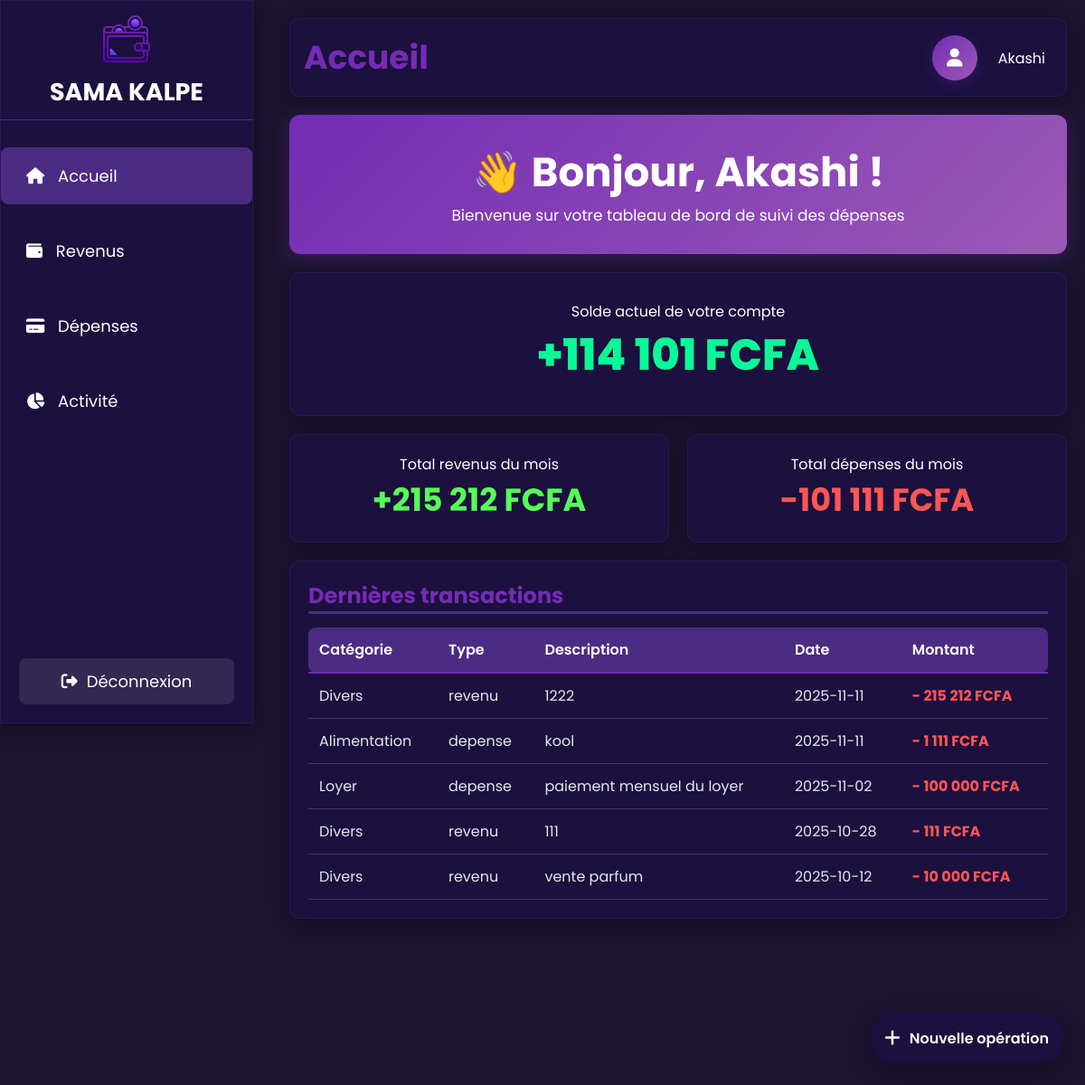
Screenshot of /accueil.php (signed in) with the database file from the repository.
### tables this page shows
CREATE TABLE IF NOT EXISTS `utilisateur` (
  `ID_UTILISATEUR` int NOT NULL AUTO_INCREMENT,
  `ID_ROLE` int NOT NULL,
  `NOM_UTILISATEUR` varchar(255) DEFAULT NULL,
  `PRENOM` varchar(255) DEFAULT NULL,
  `EMAIL` varchar(255) DEFAULT NULL,
  `MOT_DE_PASSE` varchar(255) DEFAULT NULL,
  `CODE` int DEFAULT NULL,
  `FLAG_RENITIALISATION` tinyint DEFAULT NULL,
  PRIMARY KEY (`ID_UTILISATEUR`),
  KEY `ID_ROLE` (`ID_ROLE`)
);

CREATE TABLE IF NOT EXISTS `operation` (
  `ID_OPERATIONS_` int UNSIGNED NOT NULL AUTO_INCREMENT,
  `ID_UTILISATEUR` int NOT NULL,
  `ID_CATEGORIE` int NOT NULL,
  `MONTANT` int DEFAULT NULL,
  `DATE_OPERATION` date DEFAULT NULL,
  `DESCRIPTION` varchar(255) DEFAULT NULL,
  PRIMARY KEY (`ID_OPERATIONS_`),
  KEY `FK_OPERATIO_APPARTENI_CATEGORI` (`ID_CATEGORIE`),
  KEY `FK_OPERATIO_EFFECTUER_UTILISAT` (`ID_UTILISATEUR`)
);

CREATE TABLE IF NOT EXISTS `categorie` (
  `ID_CATEGORIE` int NOT NULL AUTO_INCREMENT,
  `ID_TYPE` int NOT NULL,
  `NOM_CATEGORIE` varchar(255) DEFAULT NULL,
  PRIMARY KEY (`ID_CATEGORIE`),
  KEY `ID_TYPE` (`ID_TYPE`)
);

CREATE TABLE IF NOT EXISTS `type` (
  `ID_TYPE` int NOT NULL AUTO_INCREMENT,
  `NOM_TYPE` varchar(255) NOT NULL,
  PRIMARY KEY (`ID_TYPE`)
);

### accueil.php (the view, shortened to what this page needs)
<?php
require_once 'config/config.php';
$userId = $_SESSION['id'];
$stmt = $mysqlClient->prepare("SELECT NOM_UTILISATEUR, PRENOM FROM utilisateur WHERE ID_UTILISATEUR = ?");
$stmt->execute([$userId]);
$user = $stmt->fetch();
$stmt = $mysqlClient->prepare("SELECT SUM(o.MONTANT) as total FROM operation o, categorie c, type t WHERE o.ID_CATEGORIE = c.ID_CATEGORIE AND c.ID_TYPE = t.ID_TYPE AND t.NOM_TYPE = 'Revenu' AND o.ID_UTILISATEUR = ? AND MONTH(o.DATE_OPERATION) = MONTH(CURRENT_DATE()) AND YEAR(o.DATE_OPERATION) = YEAR(CURRENT_DATE())");
$stmt->execute([$userId]);
$revenus = $stmt->fetch();
$stmt = $mysqlClient->prepare("SELECT SUM(o.MONTANT) as total FROM operation o, categorie c, type t WHERE o.ID_CATEGORIE = c.ID_CATEGORIE AND c.ID_TYPE = t.ID_TYPE AND t.NOM_TYPE = 'Depense' AND o.ID_UTILISATEUR = ? AND MONTH(o.DATE_OPERATION) = MONTH(CURRENT_DATE()) AND YEAR(o.DATE_OPERATION) = YEAR(CURRENT_DATE())");
$stmt->execute([$userId]);
$depenses = $stmt->fetch();
$stmt = $mysqlClient->prepare("SELECT c.NOM_CATEGORIE, t.NOM_TYPE, o.DESCRIPTION, o.DATE_OPERATION, o.MONTANT FROM operation o, categorie c, type t WHERE o.ID_CATEGORIE = c.ID_CATEGORIE AND c.ID_TYPE = t.ID_TYPE AND o.ID_UTILISATEUR = ? ORDER BY o.DATE_OPERATION DESC LIMIT 5");
$stmt->execute([$userId]);
$transactions = $stmt->fetchAll();
$totalRevenus = (float)($revenus['total'] );
$totalDepenses = (float)($depenses['total'] );
$soldeActuel = $totalRevenus - $totalDepenses;
?>
<!DOCTYPE html>
<html lang="fr">
<head>
  <link rel="stylesheet" href="https://cdnjs.cloudflare.com/ajax/libs/font-awesome/6.6.0/css/all.min.css">
  <link rel="stylesheet" href="CSS/accueil.css">
  <link rel="stylesheet" href="CSS/dropdown.css">
  <link rel="stylesheet" href="CSS/sidebar.css">
</head>
<body>
  <div class="container">
    <aside class="sidebar">
        <div class="titre">
      <a href="accueil.php"><img src="icone/logo.png" alt="logo" class="logo" style="cursor: pointer;"></a>
      <h1>SAMA KALPE</h1>
      </div>
      <ul>
        <li class="active"><i class="fa-solid fa-house"></i> Accueil</li>
        <li><a href="revenus.php" style="text-decoration: none;color:white"><i class="fa-solid fa-wallet"></i> Revenus</a></li>
        <li><a href="depenses.php" style="text-decoration: none;color:white"><i class="fa-solid fa-credit-card"></i> Dépenses</a></li>
        <li><a href="activite.php" style="text-decoration: none;color:white"><i class="fa-solid fa-chart-pie"></i> Activité</a></li>
      </ul>
      <div class="sidebar-footer">
        <a href="deconnexion.php" class="logout-sidebar">
          <i class="fa-solid fa-sign-out-alt"></i> Déconnexion
        </a>
      </div>
    </aside>
    <main class="main">
      <header class="header"><h1>Accueil</h1>
        <div class="user-profile">
          <a href="profil.php" class="profile-btn">
            <i class="fa-solid fa-user"></i>
          </a>
          <div class="user-dropdown">
            <span class="user-name" onclick="toggleDropdown()"><?php echo $user['NOM_UTILISATEUR']; ?></span>
          </div>
        </div>
    </header>
      <section class="introduction">
         <h1> 👋 Bonjour, <?php echo $user['NOM_UTILISATEUR']; ?> !</h1>
        <p>Bienvenue sur votre tableau de bord de suivi des dépenses</p>
      </section>
      <section class="solde">
        Solde actuel de votre compte<br>
        <span class="solde-valeur <?php echo $soldeActuel >= 0 ? 'positif' : 'negatif'; ?>">
          <?php echo $soldeActuel >= 0 ? '+' : ''; ?><?php echo number_format($soldeActuel, 0, ',', ' '); ?> FCFA
        </span>
      </section>
      <section class="stats1">Total revenus du mois<br><span><?php echo ($revenus['total'] ?? 0) > 0 ? '+' : ''; ?><?php echo number_format(($revenus['total'] ?? 0), 0, ',', ' '); ?> FCFA</span></section>
      <section class="stats2">Total dépenses du mois<br><span><?php echo ($depenses['total'] ?? 0) > 0 ? '-' : ''; ?><?php echo number_format(($depenses['total'] ?? 0), 0, ',', ' '); ?> FCFA</span></section>
      <section class="transactions">
        <h2>Dernières transactions</h2>
        <table class="transaction">
          <thead>
            <tr>
              <th>Catégorie</th>
              <th>Type</th>
              <th>Description</th>
              <th>Date</th>
              <th>Montant</th>
            </tr>
          </thead>
          <tbody>
            <?php
            foreach ($transactions as $transaction) {
            ?>
            <tr>
              <td><?php echo $transaction['NOM_CATEGORIE']; ?></td>
              <td><?php echo $transaction['NOM_TYPE']; ?></td>
              <td><?php echo htmlspecialchars($transaction['DESCRIPTION'] ?? ''); ?></td>
              <td><?php echo $transaction['DATE_OPERATION']; ?></td>
              <td class="montant <?php echo $transaction['NOM_TYPE'] == 'Revenu' ? 'positif' : 'negatif'; ?>">
                <?php if ($transaction['NOM_TYPE'] == 'Revenu') echo '+'; else echo '-'; ?>
                <?php echo number_format($transaction['MONTANT'], 0, ',', ' '); ?> FCFA
              </td>
            </tr>
            <?php } ?>
          </tbody>
        </table>
      </section>
    </main>
  </div>
  <a href="ajout_operation.php" title="Ajouter une opération" aria-label="Ajouter une opération"
     style="position:fixed;right:24px;bottom:24px;background-color:#1B103E;color:#fff;height:56px;padding:0 16px;border-radius:9999px;display:flex;align-items:center;justify-content:center;gap:10px;text-decoration:none;box-shadow:0 8px 24px rgba(0,0,0,0.25);z-index:1000;">
    <i class="fa-solid fa-plus" style="font-size:20px;"></i>
    <span style="font-weight:600;">Nouvelle opération</span>
  </a>
</body>
</html>

### CSS/accueil.css (style rules this page uses)
* { margin: 0; padding: 0; box-sizing: border-box; font-family: 'Poppins', sans-serif; }
body { background-color: #1C1430; color: white; height: 150vh; }
.container { display: grid; grid-template-columns: 300px 1fr; grid-template-areas: "sidebar main"; height: 100vh; }
.sidebar ul li a { display: block; width: 100%; height: 100%; padding: 0; margin: 0; text-decoration: none; }
.main { grid-area: main; display: grid; grid-template-columns: repeat(2, 1fr); grid-template-rows: auto auto auto auto; grid-template-areas: "header header" "introduction introduction" "solde solde" "stats1 stats2" "transactions transactions"; gap: 20px; padding: 20px; margin-left: 0 !important; }
.header { grid-area: header; background: #1b103e; box-shadow: 0 5px 20px rgba(0,0,0,0.3); border: 1px solid rgba(116, 48, 180, 0.2); padding: 15px; border-radius: 12px; font-size: 18px; display: flex; justify-content: space-between; align-items: center; }
.header h1 { color: #742CB4; }
.user-profile { display: flex; align-items: center; gap: 15px; }
.profile-btn { width: 50px; height: 50px; border-radius: 50%; background: linear-gradient(135deg, #742CB4 0%, #9B59B6 100%); border: none; color: white; font-size: 20px; cursor: pointer; box-shadow: 0 4px 15px rgba(116, 44, 180, 0.3); display: flex; align-items: center; justify-content: center; }
.introduction { grid-area: introduction; background: linear-gradient(135deg, #742CB4 0%, #9B59B6 100%); box-shadow: 0 5px 20px rgba(116, 48, 180, 0.3); padding: 30px; display: flex; flex-direction: column; justify-content: center; align-items: center; border-radius: 12px; }
.introduction p { font-size: 17px; }
.introduction h1 { font-size: 45px; }
.solde, .stats1, .stats2 { background: #1b103e; box-shadow: 0 5px 20px rgba(0,0,0,0.3); border: 1px solid rgba(116, 48, 180, 0.2); padding: 20px; border-radius: 12px; text-align: center; }
.solde { grid-area: solde; padding: 30px; }
.solde .solde-valeur { font-weight: 800; font-size: 48px; }
.solde .positif { color: #09f999; }
.stats1 span { color: #55ff55; font-weight: bold; font-size: 35px; }
.stats2 span { color: #ff5555; font-weight: bold; font-size: 35px; }
.transactions { grid-area: transactions; background: #1b103e; box-shadow: 0 5px 20px rgba(0,0,0,0.3); border: 1px solid rgba(116, 48, 180, 0.2); padding: 20px; border-radius: 12px; }
.transactions h2 { margin-bottom: 15px; border-bottom: 3px solid #4b2c82; color: #742CB4; }
.transaction { width: 100%; border-collapse: collapse; margin-top: 15px; }
.transaction th { background: #4b2c82; color: white; padding: 12px; text-align: left; font-weight: 600; border-bottom: 2px solid #742CB4; }
.transaction td { padding: 12px; border-bottom: 1px solid #4b2c82; color: #e5e7eb; }
.transaction th:first-child, .transaction td:first-child { border-radius: 8px 0 0 8px; }
.transaction th:last-child, .transaction td:last-child { border-radius: 0 8px 8px 0; }
.montant { font-weight: bold; }
.montant.negatif { color: #ff5555; }

### CSS/dropdown.css (style rules this page uses)
.user-dropdown { position: relative; display: inline-block; }
.user-name { cursor: pointer; color: white; font-size: 16px; padding: 4px 8px; border-radius: 4px; transition: background-color 0.3s ease; }

### CSS/sidebar.css (style rules this page uses)
.sidebar { grid-area: sidebar; background: #1b103e; box-shadow: 0 5px 20px rgba(0,0,0,0.3); border: 1px solid rgba(116, 48, 180, 0.2); }
.titre { display: flex; padding: 10px; align-items: center; flex-direction: column; border-bottom: 1px solid #4b2c82; margin-bottom: 30px; }
.sidebar ul { list-style: none; }
.sidebar ul li { padding: 18px; margin-bottom: 20px; margin-left: px; border-radius: 8px; cursor: pointer; transition: 0.3s; }
.sidebar ul li i { margin-right: 10px; margin-left: 10px; }
.sidebar ul li:hover, .sidebar ul li.active { background: #4b2c82; }
.sidebar { position: fixed; top: 0; left: 0; height: 100vh; overflow-y: auto; z-index: 1000; width: 280px; font-size: large; }
.sidebar-footer { position: absolute; bottom: 20px; left: 20px; right: 20px; }
.logout-sidebar { display: flex; align-items: center; justify-content: center; gap: 10px; padding: 12px 16px; background-color: rgba(255, 255, 255, 0.1); color: white; text-decoration: none; border-radius: 8px; transition: background-color 0.3s; width: 100%; box-sizing: border-box; }
.main { padding: 20px; min-height: 100vh; }

### rows the page displays
utilisateur: NOM_UTILISATEUR "Akashi"
operation: ID_CATEGORIE.NOM_CATEGORIE "Divers", type.NOM_TYPE "revenu", DESCRIPTION "1222", DATE_OPERATION "2025-11-11", MONTANT "215 212"
operation: ID_CATEGORIE.NOM_CATEGORIE "Alimentation", type.NOM_TYPE "depense", DESCRIPTION "kool", DATE_OPERATION "2025-11-11", MONTANT "1 111"
operation: ID_CATEGORIE.NOM_CATEGORIE "Loyer", type.NOM_TYPE "depense", DESCRIPTION "paiement mensuel du loyer", DATE_OPERATION "2025-11-02", MONTANT "100 000"
operation: ID_CATEGORIE.NOM_CATEGORIE "Divers", type.NOM_TYPE "revenu", DESCRIPTION "111", DATE_OPERATION "2025-10-28", MONTANT "111"
operation: ID_CATEGORIE.NOM_CATEGORIE "Divers", type.NOM_TYPE "revenu", DESCRIPTION "vente parfum", DATE_OPERATION "2025-10-12", MONTANT "10 000"

### other values shown
$soldeActuel "114 101"
$revenus['total'] "215 212"
$depenses['total'] "101 111"
